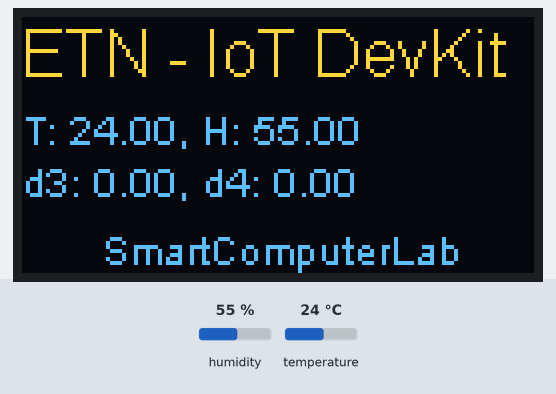
Recording of a sketch running on a simulated ESP32. Shown: 128×64 one-colour display. The test bench sets the inputs (shaded band); at power-on: humidity 55 %, temperature 24 °C. The OLED is the two-colour kind (top 16 rows yellow); what the sketch prints to the serial monitor is not drawn.

Above: at 6.9 s.
7.0 s: humidity set to 22 %
At 14.7 s:
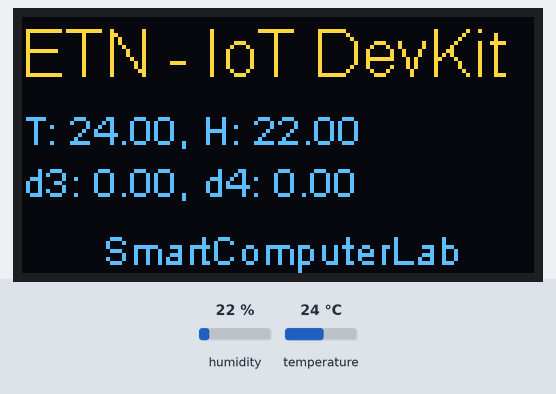
15.0 s: temperature set to 12 °C
At 20.1 s:
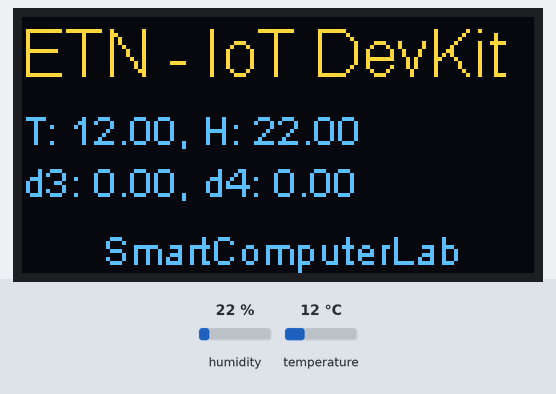
21.5 s: humidity set to 40 %
At 24.1 s:
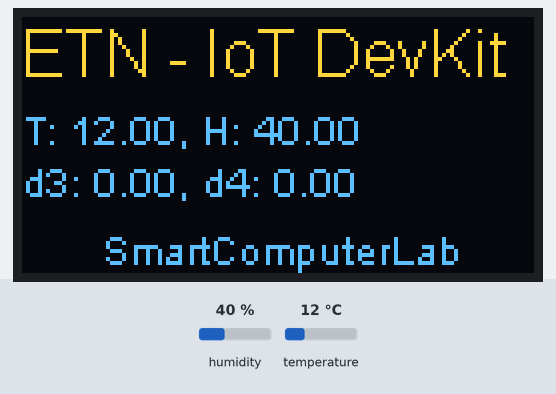
28.0 s: temperature set to 19 °C
Timing chart, 0 to 31.0 s (numbered marks = the images above; inputs shaded):
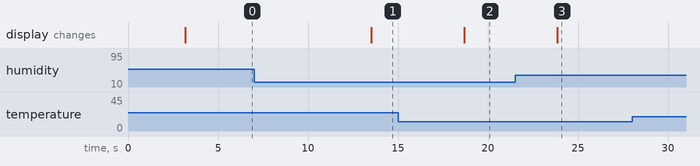

Measured:
- after the input at 7.0 s, the display: changes after 6.5 s (image 1)
- after the input at 15.0 s, the display: changes after 3.7 s (image 2)
- after the input at 21.5 s, the display: changes after 2.3 s (image 3)

The sketch:

esp32.mini.SSD1306.SHT21.210518.ino
```cpp
#include <Wire.h>
#include "SSD1306Wire.h"
SSD1306Wire display(0x3c, 12, 14);
#include "SHT21.h"
SHT21 SHT21;

float stab[4]= {0.0,0.0,0.0,0.0};

void get_SHT21()
{
    SHT21.begin();
    delay(1000);
    stab[0]=SHT21.getTemperature();
    delay(100);
    stab[1]=SHT21.getHumidity();
    Serial.printf("T:%2.2f, H:%2.2f\n",stab[0],stab[1]);
}

void display_SSD1306(float d1,float d2,float d3,float d4)
{
  char buff[64];
  display.init();
  //display.flipScreenVertically();
  display.setTextAlignment(TEXT_ALIGN_LEFT);
  display.setFont(ArialMT_Plain_16);
  display.drawString(0, 0, "ETN - IoT DevKit");
  display.setFont(ArialMT_Plain_10);
  sprintf(buff,"T: %2.2f, H: %2.2f\nd3: %2.2f, d4: %2.2f",d1,d2,d3,d4);
  display.drawString(0, 22, buff);
  display.drawString(20, 52, "SmartComputerLab");
  display.display();
}

void setup() {
  Serial.begin(9600);
  Wire.begin(12,14);
  Serial.println();

}

void loop()
{
  Serial.println("in the loop");
  get_SHT21(); delay(2000);
  display_SSD1306(stab[0],stab[1],stab[2],stab[3]);
  delay(2000);
}
```
